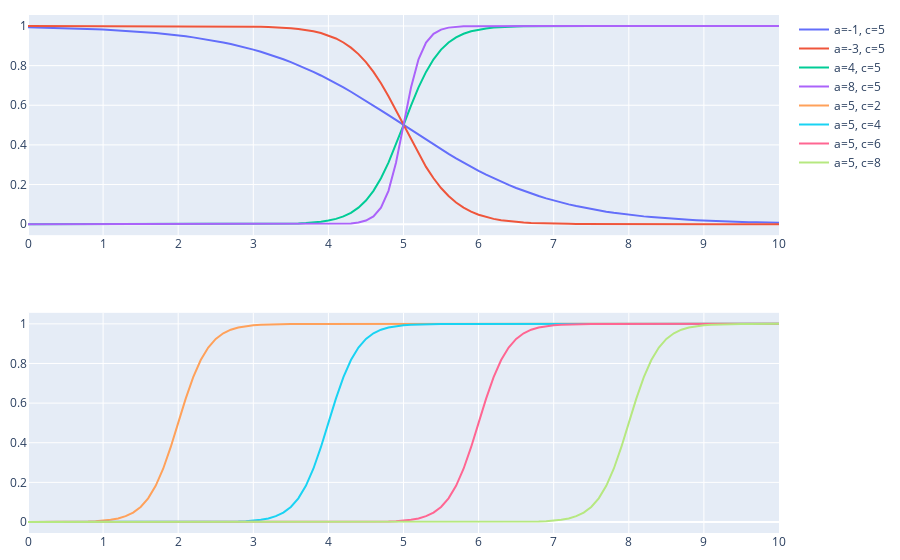

Notebook code cell kept with this figure:
### Markdown cell above
## Teste

### Code cell
x = np.arange(0, 10.1, 0.1)
params = [(-1, 5), (-3, 5), (4, 5), (8, 5), (5, 2), (5, 4), (5, 6), (5, 8)]

fig = make_subplots(rows=2, cols=1)

for i, p in enumerate(params):
    a, c = p
    y = sigmf(x, a, c)
    fig.add_scatter(x=x, y=y, name=f'a={a}, c={c}', row=2**(i>3), col=1)
    
fig.update_layout(margin=dict(l=10,r=10,b=15,t=15), xaxis=dict(dtick=1), xaxis2=dict(dtick=1))
fig.show()
